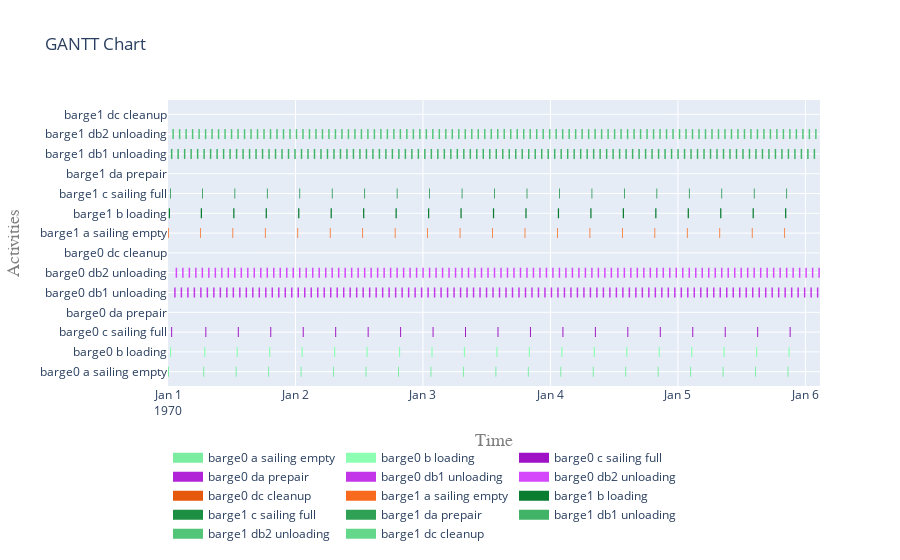

Notebook cell for this chart:
### Code cell
def get_acts(act):
    if hasattr(act, "sub_processes"):
        return [act for a in act.sub_processes for act in get_acts(a)]
    return [act]
plot_acts = [ac for a in activities for ac in get_acts(a)]

plot_acts.sort(key=lambda x: x.name)
plot.get_gantt_chart(
    plot_acts
)

### Figure 1 — Plotly figure (JSON) as saved in the notebook; plotly's stock layout.template omitted (floating-point values rounded to 4 significant figures; data arrays with more than 128 entries replaced by an {"elided": "..."} marker saying what was removed)
{"data": [{"connectgaps": false, "hoverinfo": "y+name", "line": {"color": "rgb(122,237,161)", "width": 10}, "mode": "lines", "name": "barge0 a sailing empty", "type": "scatter", "x": ["1970-01-01T00:00:00", "1970-01-01T00:00:00", "1970-01-01T00:10:53.229512", "1970-01-01T00:10:53.229512", "1970-01-01T00:10:53.229512", "1970-01-01T06:37:59.533413", "1970-01-01T06:37:59.533413", "1970-01-01T06:48:52.762924", "1970-01-01T06:48:52.762924", "1970-01-01T06:48:52.762924", "1970-01-01T12:44:39.533413", "1970-01-01T12:44:39.533413", "1970-01-01T12:55:32.762924", "1970-01-01T12:55:32.762924", "1970-01-01T12:55:32.762924", "1970-01-01T18:51:19.533413", "1970-01-01T18:51:19.533413", "1970-01-01T19:02:12.762924", "1970-01-01T19:02:12.762924", "1970-01-01T19:02:12.762924", "1970-01-02T00:57:59.533413", "1970-01-02T00:57:59.533413", "1970-01-02T01:08:52.762924", "1970-01-02T01:08:52.762924", "1970-01-02T01:08:52.762924", "1970-01-02T07:04:39.533413", "1970-01-02T07:04:39.533413", "1970-01-02T07:15:32.762924", "1970-01-02T07:15:32.762924", "1970-01-02T07:15:32.762924", "1970-01-02T13:11:19.533413", "1970-01-02T13:11:19.533413", "1970-01-02T13:22:12.762924", "1970-01-02T13:22:12.762924", "1970-01-02T13:22:12.762924", "1970-01-02T19:17:59.533413", "1970-01-02T19:17:59.533413", "1970-01-02T19:28:52.762924", "1970-01-02T19:28:52.762924", "1970-01-02T19:28:52.762924", "1970-01-03T01:24:39.533413", "1970-01-03T01:24:39.533413", "1970-01-03T01:35:32.762924", "1970-01-03T01:35:32.762924", "1970-01-03T01:35:32.762924", "1970-01-03T07:31:19.533413", "1970-01-03T07:31:19.533413", "1970-01-03T07:42:12.762924", "1970-01-03T07:42:12.762924", "1970-01-03T07:42:12.762924", "1970-01-03T13:37:59.533413", "1970-01-03T13:37:59.533413", "1970-01-03T13:48:52.762924", "1970-01-03T13:48:52.762924", "1970-01-03T13:48:52.762924", "1970-01-03T19:44:39.533413", "1970-01-03T19:44:39.533413", "1970-01-03T19:55:32.762924", "1970-01-03T19:55:32.762924", "1970-01-03T19:55:32.762924", "1970-01-04T01:51:19.533413", "1970-01-04T01:51:19.533413", "1970-01-04T02:02:12.762924", "1970-01-04T02:02:12.762924", "1970-01-04T02:02:12.762924", "1970-01-04T07:57:59.533413", "1970-01-04T07:57:59.533413", "1970-01-04T08:08:52.762924", "1970-01-04T08:08:52.762924", "1970-01-04T08:08:52.762924", "1970-01-04T14:04:39.533413", "1970-01-04T14:04:39.533413", "1970-01-04T14:15:32.762924", "1970-01-04T14:15:32.762924", "1970-01-04T14:15:32.762924", "1970-01-04T20:11:19.533413", "1970-01-04T20:11:19.533413", "1970-01-04T20:22:12.762924", "1970-01-04T20:22:12.762924", "1970-01-04T20:22:12.762924", "1970-01-05T02:17:59.533413", "1970-01-05T02:17:59.533413", "1970-01-05T02:28:52.762924", "1970-01-05T02:28:52.762924", "1970-01-05T02:28:52.762924", "1970-01-05T08:24:39.533413", "1970-01-05T08:24:39.533413", "1970-01-05T08:35:32.762924", "1970-01-05T08:35:32.762924", "1970-01-05T08:35:32.762924", "1970-01-05T14:31:19.533413", "1970-01-05T14:31:19.533413", "1970-01-05T14:42:12.762924", "1970-01-05T14:42:12.762924", "1970-01-05T14:42:12.762924", "1970-01-05T20:37:59.533413", "1970-01-05T20:37:59.533413", "1970-01-05T20:48:52.762924", "1970-01-05T20:48:52.762924", "1970-01-05T20:48:52.762924"], "y": ["barge0 a sailing empty", "barge0 a sailing empty", "barge0 a sailing empty", "barge0 a sailing empty", null, "barge0 a sailing empty", "barge0 a sailing empty", "barge0 a sailing empty", "barge0 a sailing empty", null, "barge0 a sailing empty", "barge0 a sailing empty", "barge0 a sailing empty", "barge0 a sailing empty", null, "barge0 a sailing empty", "barge0 a sailing empty", "barge0 a sailing empty", "barge0 a sailing empty", null, "barge0 a sailing empty", "barge0 a sailing empty", "barge0 a sailing empty", "barge0 a sailing empty", null, "barge0 a sailing empty", "barge0 a sailing empty", "barge0 a sailing empty", "barge0 a sailing empty", null, "barge0 a sailing empty", "barge0 a sailing empty", "barge0 a sailing empty", "barge0 a sailing empty", null, "barge0 a sailing empty", "barge0 a sailing empty", "barge0 a sailing empty", "barge0 a sailing empty", null, "barge0 a sailing empty", "barge0 a sailing empty", "barge0 a sailing empty", "barge0 a sailing empty", null, "barge0 a sailing empty", "barge0 a sailing empty", "barge0 a sailing empty", "barge0 a sailing empty", null, "barge0 a sailing empty", "barge0 a sailing empty", "barge0 a sailing empty", "barge0 a sailing empty", null, "barge0 a sailing empty", "barge0 a sailing empty", "barge0 a sailing empty", "barge0 a sailing empty", null, "barge0 a sailing empty", "barge0 a sailing empty", "barge0 a sailing empty", "barge0 a sailing empty", null, "barge0 a sailing empty", "barge0 a sailing empty", "barge0 a sailing empty", "barge0 a sailing empty", null, "barge0 a sailing empty", "barge0 a sailing empty", "barge0 a sailing empty", "barge0 a sailing empty", null, "barge0 a sailing empty", "barge0 a sailing empty", "barge0 a sailing empty", "barge0 a sailing empty", null, "barge0 a sailing empty", "barge0 a sailing empty", "barge0 a sailing empty", "barge0 a sailing empty", null, "barge0 a sailing empty", "barge0 a sailing empty", "barge0 a sailing empty", "barge0 a sailing empty", null, "barge0 a sailing empty", "barge0 a sailing empty", "barge0 a sailing empty", "barge0 a sailing empty", null, "barge0 a sailing empty", "barge0 a sailing empty", "barge0 a sailing empty", "barge0 a sailing empty", null]}, {"connectgaps": false, "hoverinfo": "y+name", "line": {"color": "rgb(140,255,179)", "width": 10}, "mode": "lines", "name": "barge0 b loading", "type": "scatter", "x": ["1970-01-01T00:22:42.905322", "1970-01-01T00:22:42.905322", "1970-01-01T00:35:49.727664", "1970-01-01T00:35:49.727664", "1970-01-01T00:35:49.727664", "1970-01-01T06:48:52.762924", "1970-01-01T06:48:52.762924", "1970-01-01T07:01:59.585266", "1970-01-01T07:01:59.585266", "1970-01-01T07:01:59.585266", "1970-01-01T12:55:32.762924", "1970-01-01T12:55:32.762924", "1970-01-01T13:08:39.585266", "1970-01-01T13:08:39.585266", "1970-01-01T13:08:39.585266", "1970-01-01T19:02:12.762924", "1970-01-01T19:02:12.762924", "1970-01-01T19:15:19.585266", "1970-01-01T19:15:19.585266", "1970-01-01T19:15:19.585266", "1970-01-02T01:08:52.762924", "1970-01-02T01:08:52.762924", "1970-01-02T01:21:59.585266", "1970-01-02T01:21:59.585266", "1970-01-02T01:21:59.585266", "1970-01-02T07:15:32.762924", "1970-01-02T07:15:32.762924", "1970-01-02T07:28:39.585266", "1970-01-02T07:28:39.585266", "1970-01-02T07:28:39.585266", "1970-01-02T13:22:12.762924", "1970-01-02T13:22:12.762924", "1970-01-02T13:35:19.585266", "1970-01-02T13:35:19.585266", "1970-01-02T13:35:19.585266", "1970-01-02T19:28:52.762924", "1970-01-02T19:28:52.762924", "1970-01-02T19:41:59.585266", "1970-01-02T19:41:59.585266", "1970-01-02T19:41:59.585266", "1970-01-03T01:35:32.762924", "1970-01-03T01:35:32.762924", "1970-01-03T01:48:39.585266", "1970-01-03T01:48:39.585266", "1970-01-03T01:48:39.585266", "1970-01-03T07:42:12.762924", "1970-01-03T07:42:12.762924", "1970-01-03T07:55:19.585266", "1970-01-03T07:55:19.585266", "1970-01-03T07:55:19.585266", "1970-01-03T13:48:52.762924", "1970-01-03T13:48:52.762924", "1970-01-03T14:01:59.585266", "1970-01-03T14:01:59.585266", "1970-01-03T14:01:59.585266", "1970-01-03T19:55:32.762924", "1970-01-03T19:55:32.762924", "1970-01-03T20:08:39.585266", "1970-01-03T20:08:39.585266", "1970-01-03T20:08:39.585266", "1970-01-04T02:02:12.762924", "1970-01-04T02:02:12.762924", "1970-01-04T02:15:19.585266", "1970-01-04T02:15:19.585266", "1970-01-04T02:15:19.585266", "1970-01-04T08:08:52.762924", "1970-01-04T08:08:52.762924", "1970-01-04T08:21:59.585266", "1970-01-04T08:21:59.585266", "1970-01-04T08:21:59.585266", "1970-01-04T14:15:32.762924", "1970-01-04T14:15:32.762924", "1970-01-04T14:28:39.585266", "1970-01-04T14:28:39.585266", "1970-01-04T14:28:39.585266", "1970-01-04T20:22:12.762924", "1970-01-04T20:22:12.762924", "1970-01-04T20:35:19.585266", "1970-01-04T20:35:19.585266", "1970-01-04T20:35:19.585266", "1970-01-05T02:28:52.762924", "1970-01-05T02:28:52.762924", "1970-01-05T02:41:59.585266", "1970-01-05T02:41:59.585266", "1970-01-05T02:41:59.585266", "1970-01-05T08:35:32.762924", "1970-01-05T08:35:32.762924", "1970-01-05T08:48:39.585266", "1970-01-05T08:48:39.585266", "1970-01-05T08:48:39.585266", "1970-01-05T14:42:12.762924", "1970-01-05T14:42:12.762924", "1970-01-05T14:55:19.585266", "1970-01-05T14:55:19.585266", "1970-01-05T14:55:19.585266", "1970-01-05T20:48:52.762924", "1970-01-05T20:48:52.762924", "1970-01-05T21:01:59.585266", "1970-01-05T21:01:59.585266", "1970-01-05T21:01:59.585266"], "y": ["barge0 b loading", "barge0 b loading", "barge0 b loading", "barge0 b loading", null, "barge0 b loading", "barge0 b loading", "barge0 b loading", "barge0 b loading", null, "barge0 b loading", "barge0 b loading", "barge0 b loading", "barge0 b loading", null, "barge0 b loading", "barge0 b loading", "barge0 b loading", "barge0 b loading", null, "barge0 b loading", "barge0 b loading", "barge0 b loading", "barge0 b loading", null, "barge0 b loading", "barge0 b loading", "barge0 b loading", "barge0 b loading", null, "barge0 b loading", "barge0 b loading", "barge0 b loading", "barge0 b loading", null, "barge0 b loading", "barge0 b loading", "barge0 b loading", "barge0 b loading", null, "barge0 b loading", "barge0 b loading", "barge0 b loading", "barge0 b loading", null, "barge0 b loading", "barge0 b loading", "barge0 b loading", "barge0 b loading", null, "barge0 b loading", "barge0 b loading", "barge0 b loading", "barge0 b loading", null, "barge0 b loading", "barge0 b loading", "barge0 b loading", "barge0 b loading", null, "barge0 b loading", "barge0 b loading", "barge0 b loading", "barge0 b loading", null, "barge0 b loading", "barge0 b loading", "barge0 b loading", "barge0 b loading", null, "barge0 b loading", "barge0 b loading", "barge0 b loading", "barge0 b loading", null, "barge0 b loading", "barge0 b loading", "barge0 b loading", "barge0 b loading", null, "barge0 b loading", "barge0 b loading", "barge0 b loading", "barge0 b loading", null, "barge0 b loading", "barge0 b loading", "barge0 b loading", "barge0 b loading", null, "barge0 b loading", "barge0 b loading", "barge0 b loading", "barge0 b loading", null, "barge0 b loading", "barge0 b loading", "barge0 b loading", "barge0 b loading", null]}, {"connectgaps": false, "hoverinfo": "y+name", "line": {"color": "rgb(158,17,197)", "width": 10}, "mode": "lines", "name": "barge0 c sailing full", "type": "scatter", "x": ["1970-01-01T00:35:49.727664", "1970-01-01T00:35:49.727664", "1970-01-01T00:46:42.957175", "1970-01-01T00:46:42.957175", "1970-01-01T00:46:42.957175", "1970-01-01T07:01:59.585266", "1970-01-01T07:01:59.585266", "1970-01-01T07:12:52.814778", "1970-01-01T07:12:52.814778", "1970-01-01T07:12:52.814778", "1970-01-01T13:08:39.585266", "1970-01-01T13:08:39.585266", "1970-01-01T13:19:32.814778", "1970-01-01T13:19:32.814778", "1970-01-01T13:19:32.814778", "1970-01-01T19:15:19.585266", "1970-01-01T19:15:19.585266", "1970-01-01T19:26:12.814778", "1970-01-01T19:26:12.814778", "1970-01-01T19:26:12.814778", "1970-01-02T01:21:59.585266", "1970-01-02T01:21:59.585266", "1970-01-02T01:32:52.814778", "1970-01-02T01:32:52.814778", "1970-01-02T01:32:52.814778", "1970-01-02T07:28:39.585266", "1970-01-02T07:28:39.585266", "1970-01-02T07:39:32.814778", "1970-01-02T07:39:32.814778", "1970-01-02T07:39:32.814778", "1970-01-02T13:35:19.585266", "1970-01-02T13:35:19.585266", "1970-01-02T13:46:12.814778", "1970-01-02T13:46:12.814778", "1970-01-02T13:46:12.814778", "1970-01-02T19:41:59.585266", "1970-01-02T19:41:59.585266", "1970-01-02T19:52:52.814778", "1970-01-02T19:52:52.814778", "1970-01-02T19:52:52.814778", "1970-01-03T01:48:39.585266", "1970-01-03T01:48:39.585266", "1970-01-03T01:59:32.814778", "1970-01-03T01:59:32.814778", "1970-01-03T01:59:32.814778", "1970-01-03T07:55:19.585266", "1970-01-03T07:55:19.585266", "1970-01-03T08:06:12.814778", "1970-01-03T08:06:12.814778", "1970-01-03T08:06:12.814778", "1970-01-03T14:01:59.585266", "1970-01-03T14:01:59.585266", "1970-01-03T14:12:52.814778", "1970-01-03T14:12:52.814778", "1970-01-03T14:12:52.814778", "1970-01-03T20:08:39.585266", "1970-01-03T20:08:39.585266", "1970-01-03T20:19:32.814778", "1970-01-03T20:19:32.814778", "1970-01-03T20:19:32.814778", "1970-01-04T02:15:19.585266", "1970-01-04T02:15:19.585266", "1970-01-04T02:26:12.814778", "1970-01-04T02:26:12.814778", "1970-01-04T02:26:12.814778", "1970-01-04T08:21:59.585266", "1970-01-04T08:21:59.585266", "1970-01-04T08:32:52.814778", "1970-01-04T08:32:52.814778", "1970-01-04T08:32:52.814778", "1970-01-04T14:28:39.585266", "1970-01-04T14:28:39.585266", "1970-01-04T14:39:32.814778", "1970-01-04T14:39:32.814778", "1970-01-04T14:39:32.814778", "1970-01-04T20:35:19.585266", "1970-01-04T20:35:19.585266", "1970-01-04T20:46:12.814778", "1970-01-04T20:46:12.814778", "1970-01-04T20:46:12.814778", "1970-01-05T02:41:59.585266", "1970-01-05T02:41:59.585266", "1970-01-05T02:52:52.814778", "1970-01-05T02:52:52.814778", "1970-01-05T02:52:52.814778", "1970-01-05T08:48:39.585266", "1970-01-05T08:48:39.585266", "1970-01-05T08:59:32.814778", "1970-01-05T08:59:32.814778", "1970-01-05T08:59:32.814778", "1970-01-05T14:55:19.585266", "1970-01-05T14:55:19.585266", "1970-01-05T15:06:12.814778", "1970-01-05T15:06:12.814778", "1970-01-05T15:06:12.814778", "1970-01-05T21:01:59.585266", "1970-01-05T21:01:59.585266", "1970-01-05T21:12:52.814778", "1970-01-05T21:12:52.814778", "1970-01-05T21:12:52.814778"], "y": ["barge0 c sailing full", "barge0 c sailing full", "barge0 c sailing full", "barge0 c sailing full", null, "barge0 c sailing full", "barge0 c sailing full", "barge0 c sailing full", "barge0 c sailing full", null, "barge0 c sailing full", "barge0 c sailing full", "barge0 c sailing full", "barge0 c sailing full", null, "barge0 c sailing full", "barge0 c sailing full", "barge0 c sailing full", "barge0 c sailing full", null, "barge0 c sailing full", "barge0 c sailing full", "barge0 c sailing full", "barge0 c sailing full", null, "barge0 c sailing full", "barge0 c sailing full", "barge0 c sailing full", "barge0 c sailing full", null, "barge0 c sailing full", "barge0 c sailing full", "barge0 c sailing full", "barge0 c sailing full", null, "barge0 c sailing full", "barge0 c sailing full", "barge0 c sailing full", "barge0 c sailing full", null, "barge0 c sailing full", "barge0 c sailing full", "barge0 c sailing full", "barge0 c sailing full", null, "barge0 c sailing full", "barge0 c sailing full", "barge0 c sailing full", "barge0 c sailing full", null, "barge0 c sailing full", "barge0 c sailing full", "barge0 c sailing full", "barge0 c sailing full", null, "barge0 c sailing full", "barge0 c sailing full", "barge0 c sailing full", "barge0 c sailing full", null, "barge0 c sailing full", "barge0 c sailing full", "barge0 c sailing full", "barge0 c sailing full", null, "barge0 c sailing full", "barge0 c sailing full", "barge0 c sailing full", "barge0 c sailing full", null, "barge0 c sailing full", "barge0 c sailing full", "barge0 c sailing full", "barge0 c sailing full", null, "barge0 c sailing full", "barge0 c sailing full", "barge0 c sailing full", "barge0 c sailing full", null, "barge0 c sailing full", "barge0 c sailing full", "barge0 c sailing full", "barge0 c sailing full", null, "barge0 c sailing full", "barge0 c sailing full", "barge0 c sailing full", "barge0 c sailing full", null, "barge0 c sailing full", "barge0 c sailing full", "barge0 c sailing full", "barge0 c sailing full", null, "barge0 c sailing full", "barge0 c sailing full", "barge0 c sailing full", "barge0 c sailing full", null]}, {"connectgaps": false, "hoverinfo": "y+name", "line": {"color": "rgb(176,35,215)", "width": 10}, "mode": "lines", "name": "barge0 da prepair", "type": "scatter", "x": {"elided": "500 str values"}, "y": {"elided": "500 str values"}}, {"connectgaps": false, "hoverinfo": "y+name", "line": {"color": "rgb(194,53,233)", "width": 10}, "mode": "lines", "name": "barge0 db1 unloading", "type": "scatter", "x": {"elided": "500 str values"}, "y": {"elided": "500 str values"}}, {"connectgaps": false, "hoverinfo": "y+name", "line": {"color": "rgb(212,71,251)", "width": 10}, "mode": "lines", "name": "barge0 db2 unloading", "type": "scatter", "x": {"elided": "500 str values"}, "y": {"elided": "500 str values"}}, {"connectgaps": false, "hoverinfo": "y+name", "line": {"color": "rgb(230,89,13)", "width": 10}, "mode": "lines", "name": "barge0 dc cleanup", "type": "scatter", "x": {"elided": "500 str values"}, "y": {"elided": "500 str values"}}, {"connectgaps": false, "hoverinfo": "y+name", "line": {"color": "rgb(248,107,31)", "width": 10}, "mode": "lines", "name": "barge1 a sailing empty", "type": "scatter", "x": ["1970-01-01T00:00:00", "1970-01-01T00:00:00", "1970-01-01T00:08:36.628090", "1970-01-01T00:08:36.628090", "1970-01-01T00:08:36.628090", "1970-01-01T06:01:19.533413", "1970-01-01T06:01:19.533413", "1970-01-01T06:09:56.161503", "1970-01-01T06:09:56.161503", "1970-01-01T06:09:56.161503", "1970-01-01T12:07:59.533413", "1970-01-01T12:07:59.533413", "1970-01-01T12:16:36.161503", "1970-01-01T12:16:36.161503", "1970-01-01T12:16:36.161503", "1970-01-01T18:14:39.533413", "1970-01-01T18:14:39.533413", "1970-01-01T18:23:16.161503", "1970-01-01T18:23:16.161503", "1970-01-01T18:23:16.161503", "1970-01-02T00:21:19.533413", "1970-01-02T00:21:19.533413", "1970-01-02T00:29:56.161503", "1970-01-02T00:29:56.161503", "1970-01-02T00:29:56.161503", "1970-01-02T06:27:59.533413", "1970-01-02T06:27:59.533413", "1970-01-02T06:36:36.161503", "1970-01-02T06:36:36.161503", "1970-01-02T06:36:36.161503", "1970-01-02T12:34:39.533413", "1970-01-02T12:34:39.533413", "1970-01-02T12:43:16.161503", "1970-01-02T12:43:16.161503", "1970-01-02T12:43:16.161503", "1970-01-02T18:41:19.533413", "1970-01-02T18:41:19.533413", "1970-01-02T18:49:56.161503", "1970-01-02T18:49:56.161503", "1970-01-02T18:49:56.161503", "1970-01-03T00:47:59.533413", "1970-01-03T00:47:59.533413", "1970-01-03T00:56:36.161503", "1970-01-03T00:56:36.161503", "1970-01-03T00:56:36.161503", "1970-01-03T06:54:39.533413", "1970-01-03T06:54:39.533413", "1970-01-03T07:03:16.161503", "1970-01-03T07:03:16.161503", "1970-01-03T07:03:16.161503", "1970-01-03T13:01:19.533413", "1970-01-03T13:01:19.533413", "1970-01-03T13:09:56.161503", "1970-01-03T13:09:56.161503", "1970-01-03T13:09:56.161503", "1970-01-03T19:07:59.533413", "1970-01-03T19:07:59.533413", "1970-01-03T19:16:36.161503", "1970-01-03T19:16:36.161503", "1970-01-03T19:16:36.161503", "1970-01-04T01:14:39.533413", "1970-01-04T01:14:39.533413", "1970-01-04T01:23:16.161503", "1970-01-04T01:23:16.161503", "1970-01-04T01:23:16.161503", "1970-01-04T07:21:19.533413", "1970-01-04T07:21:19.533413", "1970-01-04T07:29:56.161503", "1970-01-04T07:29:56.161503", "1970-01-04T07:29:56.161503", "1970-01-04T13:27:59.533413", "1970-01-04T13:27:59.533413", "1970-01-04T13:36:36.161503", "1970-01-04T13:36:36.161503", "1970-01-04T13:36:36.161503", "1970-01-04T19:34:39.533413", "1970-01-04T19:34:39.533413", "1970-01-04T19:43:16.161503", "1970-01-04T19:43:16.161503", "1970-01-04T19:43:16.161503", "1970-01-05T01:41:19.533413", "1970-01-05T01:41:19.533413", "1970-01-05T01:49:56.161503", "1970-01-05T01:49:56.161503", "1970-01-05T01:49:56.161503", "1970-01-05T07:47:59.533413", "1970-01-05T07:47:59.533413", "1970-01-05T07:56:36.161503", "1970-01-05T07:56:36.161503", "1970-01-05T07:56:36.161503", "1970-01-05T13:54:39.533413", "1970-01-05T13:54:39.533413", "1970-01-05T14:03:16.161503", "1970-01-05T14:03:16.161503", "1970-01-05T14:03:16.161503", "1970-01-05T20:01:19.533413", "1970-01-05T20:01:19.533413", "1970-01-05T20:09:56.161503", "1970-01-05T20:09:56.161503", "1970-01-05T20:09:56.161503"], "y": ["barge1 a sailing empty", "barge1 a sailing empty", "barge1 a sailing empty", "barge1 a sailing empty", null, "barge1 a sailing empty", "barge1 a sailing empty", "barge1 a sailing empty", "barge1 a sailing empty", null, "barge1 a sailing empty", "barge1 a sailing empty", "barge1 a sailing empty", "barge1 a sailing empty", null, "barge1 a sailing empty", "barge1 a sailing empty", "barge1 a sailing empty", "barge1 a sailing empty", null, "barge1 a sailing empty", "barge1 a sailing empty", "barge1 a sailing empty", "barge1 a sailing empty", null, "barge1 a sailing empty", "barge1 a sailing empty", "barge1 a sailing empty", "barge1 a sailing empty", null, "barge1 a sailing empty", "barge1 a sailing empty", "barge1 a sailing empty", "barge1 a sailing empty", null, "barge1 a sailing empty", "barge1 a sailing empty", "barge1 a sailing empty", "barge1 a sailing empty", null, "barge1 a sailing empty", "barge1 a sailing empty", "barge1 a sailing empty", "barge1 a sailing empty", null, "barge1 a sailing empty", "barge1 a sailing empty", "barge1 a sailing empty", "barge1 a sailing empty", null, "barge1 a sailing empty", "barge1 a sailing empty", "barge1 a sailing empty", "barge1 a sailing empty", null, "barge1 a sailing empty", "barge1 a sailing empty", "barge1 a sailing empty", "barge1 a sailing empty", null, "barge1 a sailing empty", "barge1 a sailing empty", "barge1 a sailing empty", "barge1 a sailing empty", null, "barge1 a sailing empty", "barge1 a sailing empty", "barge1 a sailing empty", "barge1 a sailing empty", null, "barge1 a sailing empty", "barge1 a sailing empty", "barge1 a sailing empty", "barge1 a sailing empty", null, "barge1 a sailing empty", "barge1 a sailing empty", "barge1 a sailing empty", "barge1 a sailing empty", null, "barge1 a sailing empty", "barge1 a sailing empty", "barge1 a sailing empty", "barge1 a sailing empty", null, "barge1 a sailing empty", "barge1 a sailing empty", "barge1 a sailing empty", "barge1 a sailing empty", null, "barge1 a sailing empty", "barge1 a sailing empty", "barge1 a sailing empty", "barge1 a sailing empty", null, "barge1 a sailing empty", "barge1 a sailing empty", "barge1 a sailing empty", "barge1 a sailing empty", null]}, {"connectgaps": false, "hoverinfo": "y+name", "line": {"color": "rgb(10,125,49)", "width": 10}, "mode": "lines", "name": "barge1 b loading", "type": "scatter", "x": ["1970-01-01T00:08:36.628090", "1970-01-01T00:08:36.628090", "1970-01-01T00:22:42.905322", "1970-01-01T00:22:42.905322", "1970-01-01T00:22:42.905322", "1970-01-01T06:09:56.161503", "1970-01-01T06:09:56.161503", "1970-01-01T06:24:02.438735", "1970-01-01T06:24:02.438735", "1970-01-01T06:24:02.438735", "1970-01-01T12:16:36.161503", "1970-01-01T12:16:36.161503", "1970-01-01T12:30:42.438735", "1970-01-01T12:30:42.438735", "1970-01-01T12:30:42.438735", "1970-01-01T18:23:16.161503", "1970-01-01T18:23:16.161503", "1970-01-01T18:37:22.438735", "1970-01-01T18:37:22.438735", "1970-01-01T18:37:22.438735", "1970-01-02T00:29:56.161503", "1970-01-02T00:29:56.161503", "1970-01-02T00:44:02.438735", "1970-01-02T00:44:02.438735", "1970-01-02T00:44:02.438735", "1970-01-02T06:36:36.161503", "1970-01-02T06:36:36.161503", "1970-01-02T06:50:42.438735", "1970-01-02T06:50:42.438735", "1970-01-02T06:50:42.438735", "1970-01-02T12:43:16.161503", "1970-01-02T12:43:16.161503", "1970-01-02T12:57:22.438735", "1970-01-02T12:57:22.438735", "1970-01-02T12:57:22.438735", "1970-01-02T18:49:56.161503", "1970-01-02T18:49:56.161503", "1970-01-02T19:04:02.438735", "1970-01-02T19:04:02.438735", "1970-01-02T19:04:02.438735", "1970-01-03T00:56:36.161503", "1970-01-03T00:56:36.161503", "1970-01-03T01:10:42.438735", "1970-01-03T01:10:42.438735", "1970-01-03T01:10:42.438735", "1970-01-03T07:03:16.161503", "1970-01-03T07:03:16.161503", "1970-01-03T07:17:22.438735", "1970-01-03T07:17:22.438735", "1970-01-03T07:17:22.438735", "1970-01-03T13:09:56.161503", "1970-01-03T13:09:56.161503", "1970-01-03T13:24:02.438735", "1970-01-03T13:24:02.438735", "1970-01-03T13:24:02.438735", "1970-01-03T19:16:36.161503", "1970-01-03T19:16:36.161503", "1970-01-03T19:30:42.438735", "1970-01-03T19:30:42.438735", "1970-01-03T19:30:42.438735", "1970-01-04T01:23:16.161503", "1970-01-04T01:23:16.161503", "1970-01-04T01:37:22.438735", "1970-01-04T01:37:22.438735", "1970-01-04T01:37:22.438735", "1970-01-04T07:29:56.161503", "1970-01-04T07:29:56.161503", "1970-01-04T07:44:02.438735", "1970-01-04T07:44:02.438735", "1970-01-04T07:44:02.438735", "1970-01-04T13:36:36.161503", "1970-01-04T13:36:36.161503", "1970-01-04T13:50:42.438735", "1970-01-04T13:50:42.438735", "1970-01-04T13:50:42.438735", "1970-01-04T19:43:16.161503", "1970-01-04T19:43:16.161503", "1970-01-04T19:57:22.438735", "1970-01-04T19:57:22.438735", "1970-01-04T19:57:22.438735", "1970-01-05T01:49:56.161503", "1970-01-05T01:49:56.161503", "1970-01-05T02:04:02.438735", "1970-01-05T02:04:02.438735", "1970-01-05T02:04:02.438735", "1970-01-05T07:56:36.161503", "1970-01-05T07:56:36.161503", "1970-01-05T08:10:42.438735", "1970-01-05T08:10:42.438735", "1970-01-05T08:10:42.438735", "1970-01-05T14:03:16.161503", "1970-01-05T14:03:16.161503", "1970-01-05T14:17:22.438735", "1970-01-05T14:17:22.438735", "1970-01-05T14:17:22.438735", "1970-01-05T20:09:56.161503", "1970-01-05T20:09:56.161503", "1970-01-05T20:24:02.438735", "1970-01-05T20:24:02.438735", "1970-01-05T20:24:02.438735"], "y": ["barge1 b loading", "barge1 b loading", "barge1 b loading", "barge1 b loading", null, "barge1 b loading", "barge1 b loading", "barge1 b loading", "barge1 b loading", null, "barge1 b loading", "barge1 b loading", "barge1 b loading", "barge1 b loading", null, "barge1 b loading", "barge1 b loading", "barge1 b loading", "barge1 b loading", null, "barge1 b loading", "barge1 b loading", "barge1 b loading", "barge1 b loading", null, "barge1 b loading", "barge1 b loading", "barge1 b loading", "barge1 b loading", null, "barge1 b loading", "barge1 b loading", "barge1 b loading", "barge1 b loading", null, "barge1 b loading", "barge1 b loading", "barge1 b loading", "barge1 b loading", null, "barge1 b loading", "barge1 b loading", "barge1 b loading", "barge1 b loading", null, "barge1 b loading", "barge1 b loading", "barge1 b loading", "barge1 b loading", null, "barge1 b loading", "barge1 b loading", "barge1 b loading", "barge1 b loading", null, "barge1 b loading", "barge1 b loading", "barge1 b loading", "barge1 b loading", null, "barge1 b loading", "barge1 b loading", "barge1 b loading", "barge1 b loading", null, "barge1 b loading", "barge1 b loading", "barge1 b loading", "barge1 b loading", null, "barge1 b loading", "barge1 b loading", "barge1 b loading", "barge1 b loading", null, "barge1 b loading", "barge1 b loading", "barge1 b loading", "barge1 b loading", null, "barge1 b loading", "barge1 b loading", "barge1 b loading", "barge1 b loading", null, "barge1 b loading", "barge1 b loading", "barge1 b loading", "barge1 b loading", null, "barge1 b loading", "barge1 b loading", "barge1 b loading", "barge1 b loading", null, "barge1 b loading", "barge1 b loading", "barge1 b loading", "barge1 b loading", null]}, {"connectgaps": false, "hoverinfo": "y+name", "line": {"color": "rgb(28,143,67)", "width": 10}, "mode": "lines", "name": "barge1 c sailing full", "type": "scatter", "x": ["1970-01-01T00:22:42.905322", "1970-01-01T00:22:42.905322", "1970-01-01T00:31:19.533413", "1970-01-01T00:31:19.533413", "1970-01-01T00:31:19.533413", "1970-01-01T06:24:02.438735", "1970-01-01T06:24:02.438735", "1970-01-01T06:32:39.066825", "1970-01-01T06:32:39.066825", "1970-01-01T06:32:39.066825", "1970-01-01T12:30:42.438735", "1970-01-01T12:30:42.438735", "1970-01-01T12:39:19.066825", "1970-01-01T12:39:19.066825", "1970-01-01T12:39:19.066825", "1970-01-01T18:37:22.438735", "1970-01-01T18:37:22.438735", "1970-01-01T18:45:59.066825", "1970-01-01T18:45:59.066825", "1970-01-01T18:45:59.066825", "1970-01-02T00:44:02.438735", "1970-01-02T00:44:02.438735", "1970-01-02T00:52:39.066825", "1970-01-02T00:52:39.066825", "1970-01-02T00:52:39.066825", "1970-01-02T06:50:42.438735", "1970-01-02T06:50:42.438735", "1970-01-02T06:59:19.066825", "1970-01-02T06:59:19.066825", "1970-01-02T06:59:19.066825", "1970-01-02T12:57:22.438735", "1970-01-02T12:57:22.438735", "1970-01-02T13:05:59.066825", "1970-01-02T13:05:59.066825", "1970-01-02T13:05:59.066825", "1970-01-02T19:04:02.438735", "1970-01-02T19:04:02.438735", "1970-01-02T19:12:39.066825", "1970-01-02T19:12:39.066825", "1970-01-02T19:12:39.066825", "1970-01-03T01:10:42.438735", "1970-01-03T01:10:42.438735", "1970-01-03T01:19:19.066825", "1970-01-03T01:19:19.066825", "1970-01-03T01:19:19.066825", "1970-01-03T07:17:22.438735", "1970-01-03T07:17:22.438735", "1970-01-03T07:25:59.066825", "1970-01-03T07:25:59.066825", "1970-01-03T07:25:59.066825", "1970-01-03T13:24:02.438735", "1970-01-03T13:24:02.438735", "1970-01-03T13:32:39.066825", "1970-01-03T13:32:39.066825", "1970-01-03T13:32:39.066825", "1970-01-03T19:30:42.438735", "1970-01-03T19:30:42.438735", "1970-01-03T19:39:19.066825", "1970-01-03T19:39:19.066825", "1970-01-03T19:39:19.066825", "1970-01-04T01:37:22.438735", "1970-01-04T01:37:22.438735", "1970-01-04T01:45:59.066825", "1970-01-04T01:45:59.066825", "1970-01-04T01:45:59.066825", "1970-01-04T07:44:02.438735", "1970-01-04T07:44:02.438735", "1970-01-04T07:52:39.066825", "1970-01-04T07:52:39.066825", "1970-01-04T07:52:39.066825", "1970-01-04T13:50:42.438735", "1970-01-04T13:50:42.438735", "1970-01-04T13:59:19.066825", "1970-01-04T13:59:19.066825", "1970-01-04T13:59:19.066825", "1970-01-04T19:57:22.438735", "1970-01-04T19:57:22.438735", "1970-01-04T20:05:59.066825", "1970-01-04T20:05:59.066825", "1970-01-04T20:05:59.066825", "1970-01-05T02:04:02.438735", "1970-01-05T02:04:02.438735", "1970-01-05T02:12:39.066825", "1970-01-05T02:12:39.066825", "1970-01-05T02:12:39.066825", "1970-01-05T08:10:42.438735", "1970-01-05T08:10:42.438735", "1970-01-05T08:19:19.066825", "1970-01-05T08:19:19.066825", "1970-01-05T08:19:19.066825", "1970-01-05T14:17:22.438735", "1970-01-05T14:17:22.438735", "1970-01-05T14:25:59.066825", "1970-01-05T14:25:59.066825", "1970-01-05T14:25:59.066825", "1970-01-05T20:24:02.438735", "1970-01-05T20:24:02.438735", "1970-01-05T20:32:39.066825", "1970-01-05T20:32:39.066825", "1970-01-05T20:32:39.066825"], "y": ["barge1 c sailing full", "barge1 c sailing full", "barge1 c sailing full", "barge1 c sailing full", null, "barge1 c sailing full", "barge1 c sailing full", "barge1 c sailing full", "barge1 c sailing full", null, "barge1 c sailing full", "barge1 c sailing full", "barge1 c sailing full", "barge1 c sailing full", null, "barge1 c sailing full", "barge1 c sailing full", "barge1 c sailing full", "barge1 c sailing full", null, "barge1 c sailing full", "barge1 c sailing full", "barge1 c sailing full", "barge1 c sailing full", null, "barge1 c sailing full", "barge1 c sailing full", "barge1 c sailing full", "barge1 c sailing full", null, "barge1 c sailing full", "barge1 c sailing full", "barge1 c sailing full", "barge1 c sailing full", null, "barge1 c sailing full", "barge1 c sailing full", "barge1 c sailing full", "barge1 c sailing full", null, "barge1 c sailing full", "barge1 c sailing full", "barge1 c sailing full", "barge1 c sailing full", null, "barge1 c sailing full", "barge1 c sailing full", "barge1 c sailing full", "barge1 c sailing full", null, "barge1 c sailing full", "barge1 c sailing full", "barge1 c sailing full", "barge1 c sailing full", null, "barge1 c sailing full", "barge1 c sailing full", "barge1 c sailing full", "barge1 c sailing full", null, "barge1 c sailing full", "barge1 c sailing full", "barge1 c sailing full", "barge1 c sailing full", null, "barge1 c sailing full", "barge1 c sailing full", "barge1 c sailing full", "barge1 c sailing full", null, "barge1 c sailing full", "barge1 c sailing full", "barge1 c sailing full", "barge1 c sailing full", null, "barge1 c sailing full", "barge1 c sailing full", "barge1 c sailing full", "barge1 c sailing full", null, "barge1 c sailing full", "barge1 c sailing full", "barge1 c sailing full", "barge1 c sailing full", null, "barge1 c sailing full", "barge1 c sailing full", "barge1 c sailing full", "barge1 c sailing full", null, "barge1 c sailing full", "barge1 c sailing full", "barge1 c sailing full", "barge1 c sailing full", null, "barge1 c sailing full", "barge1 c sailing full", "barge1 c sailing full", "barge1 c sailing full", null]}, {"connectgaps": false, "hoverinfo": "y+name", "line": {"color": "rgb(46,161,85)", "width": 10}, "mode": "lines", "name": "barge1 da prepair", "type": "scatter", "x": {"elided": "500 str values"}, "y": {"elided": "500 str values"}}, {"connectgaps": false, "hoverinfo": "y+name", "line": {"color": "rgb(64,179,103)", "width": 10}, "mode": "lines", "name": "barge1 db1 unloading", "type": "scatter", "x": {"elided": "500 str values"}, "y": {"elided": "500 str values"}}, {"connectgaps": false, "hoverinfo": "y+name", "line": {"color": "rgb(82,197,121)", "width": 10}, "mode": "lines", "name": "barge1 db2 unloading", "type": "scatter", "x": {"elided": "500 str values"}, "y": {"elided": "500 str values"}}, {"connectgaps": false, "hoverinfo": "y+name", "line": {"color": "rgb(100,215,139)", "width": 10}, "mode": "lines", "name": "barge1 dc cleanup", "type": "scatter", "x": {"elided": "500 str values"}, "y": {"elided": "500 str values"}}], "layout": {"hovermode": "closest", "legend": {"orientation": "h", "x": 0, "y": -0.2}, "title": {"text": "GANTT Chart"}, "xaxis": {"range": ["1970-01-01T00:00:00", "1970-01-06T02:44:39.533413"], "title": {"font": {"color": "#7f7f7f", "family": "Courier New, monospace", "size": 18}, "text": "Time"}}, "yaxis": {"title": {"font": {"color": "#7f7f7f", "family": "Courier New, monospace", "size": 18}, "text": "Activities"}}}}
